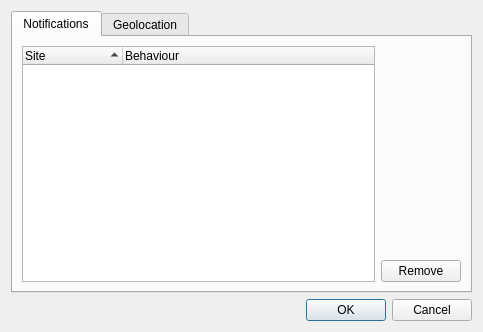
<?xml version="1.0" encoding="UTF-8"?>
<ui version="4.0">
 <class>HTML5PermissionsDialog</class>
 <widget class="QDialog" name="HTML5PermissionsDialog">
  <property name="geometry">
   <rect>
    <x>0</x>
    <y>0</y>
    <width>483</width>
    <height>332</height>
   </rect>
  </property>
  <property name="windowTitle">
   <string>HTML5 Permissions</string>
  </property>
  <layout class="QVBoxLayout" name="verticalLayout">
   <item>
    <widget class="QTabWidget" name="tabWidget">
     <property name="currentIndex">
      <number>0</number>
     </property>
     <widget class="QWidget" name="tab">
      <attribute name="title">
       <string>Notifications</string>
      </attribute>
      <layout class="QHBoxLayout" name="horizontalLayout_2">
       <item>
        <widget class="QTreeWidget" name="notifTree">
         <property name="indentation">
          <number>0</number>
         </property>
         <property name="sortingEnabled">
          <bool>true</bool>
         </property>
         <property name="allColumnsShowFocus">
          <bool>true</bool>
         </property>
         <column>
          <property name="text">
           <string>Site</string>
          </property>
         </column>
         <column>
          <property name="text">
           <string>Behaviour</string>
          </property>
         </column>
        </widget>
       </item>
       <item>
        <layout class="QVBoxLayout" name="verticalLayout_2">
         <item>
          <spacer name="verticalSpacer">
           <property name="orientation">
            <enum>Qt::Vertical</enum>
           </property>
           <property name="sizeHint" stdset="0">
            <size>
             <width>20</width>
             <height>40</height>
            </size>
           </property>
          </spacer>
         </item>
         <item>
          <widget class="QPushButton" name="notifRemove">
           <property name="text">
            <string>Remove</string>
           </property>
          </widget>
         </item>
        </layout>
       </item>
      </layout>
     </widget>
     <widget class="QWidget" name="tab_2">
      <attribute name="title">
       <string>Geolocation</string>
      </attribute>
      <layout class="QHBoxLayout" name="horizontalLayout">
       <item>
        <widget class="QTreeWidget" name="geoTree">
         <property name="indentation">
          <number>0</number>
         </property>
         <property name="sortingEnabled">
          <bool>true</bool>
         </property>
         <property name="allColumnsShowFocus">
          <bool>true</bool>
         </property>
         <column>
          <property name="text">
           <string>Site</string>
          </property>
         </column>
         <column>
          <property name="text">
           <string>Behaviour</string>
          </property>
         </column>
        </widget>
       </item>
       <item>
        <layout class="QVBoxLayout" name="verticalLayout_3">
         <item>
          <spacer name="verticalSpacer_2">
           <property name="orientation">
            <enum>Qt::Vertical</enum>
           </property>
           <property name="sizeHint" stdset="0">
            <size>
             <width>20</width>
             <height>40</height>
            </size>
           </property>
          </spacer>
         </item>
         <item>
          <widget class="QPushButton" name="geoRemove">
           <property name="text">
            <string>Remove</string>
           </property>
          </widget>
         </item>
        </layout>
       </item>
      </layout>
     </widget>
    </widget>
   </item>
   <item>
    <widget class="QDialogButtonBox" name="buttonBox">
     <property name="orientation">
      <enum>Qt::Horizontal</enum>
     </property>
     <property name="standardButtons">
      <set>QDialogButtonBox::Cancel|QDialogButtonBox::Ok</set>
     </property>
    </widget>
   </item>
  </layout>
 </widget>
 <resources/>
 <connections>
  <connection>
   <sender>buttonBox</sender>
   <signal>accepted()</signal>
   <receiver>HTML5PermissionsDialog</receiver>
   <slot>accept()</slot>
   <hints>
    <hint type="sourcelabel">
     <x>248</x>
     <y>254</y>
    </hint>
    <hint type="destinationlabel">
     <x>157</x>
     <y>274</y>
    </hint>
   </hints>
  </connection>
  <connection>
   <sender>buttonBox</sender>
   <signal>rejected()</signal>
   <receiver>HTML5PermissionsDialog</receiver>
   <slot>reject()</slot>
   <hints>
    <hint type="sourcelabel">
     <x>316</x>
     <y>260</y>
    </hint>
    <hint type="destinationlabel">
     <x>286</x>
     <y>274</y>
    </hint>
   </hints>
  </connection>
 </connections>
</ui>
